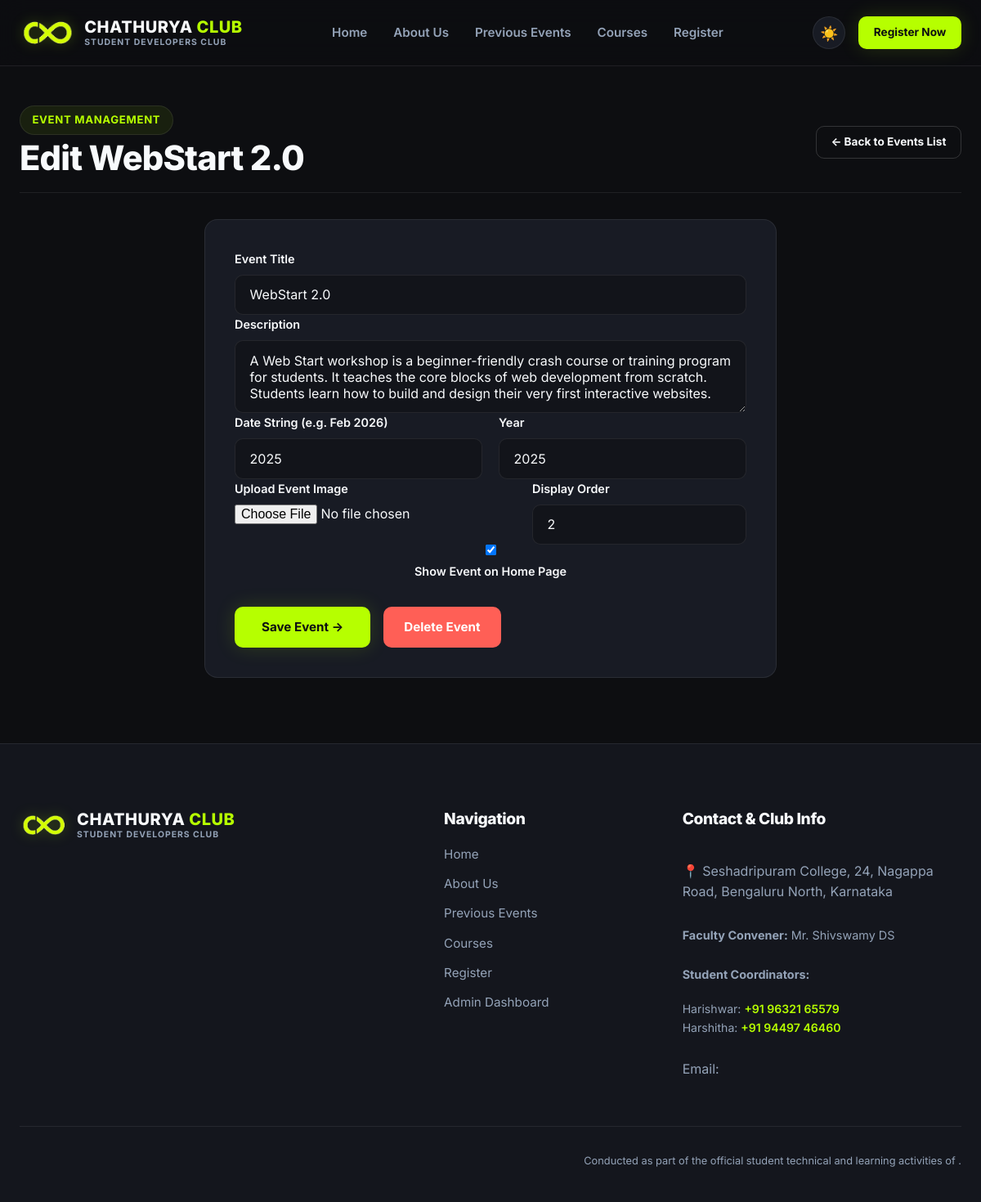
Screenshot of /custom-admin/events/4/ (signed in) with the database file from the repository.
### workshop/models.py (models this page shows, shortened)
class PreviousEvent(models.Model):
    title = models.CharField(max_length=200)
    description = models.TextField()
    image = models.ImageField(upload_to='events/', blank=True, null=True)
    image_path = models.CharField(max_length=255, blank=True, null=True, help_text="Fallback static image path e.g. images/cs50p.svg")
    date_str = models.CharField(max_length=100, default='2025 – 2026')
    year = models.CharField(max_length=20, default='2026')
    is_active = models.BooleanField(default=True)
    display_order = models.IntegerField(default=0)
    created_at = models.DateTimeField(auto_now_add=True)
    updated_at = models.DateTimeField(auto_now=True)
    class Meta:
        ordering = ['display_order', '-created_at']

### workshop/views.py (the view)
# urls.py: path('custom-admin/events/<int:event_id>/', views.admin_event_edit_view, name='admin_event_edit'),
@user_passes_test(is_staff_user, login_url='admin_login')
def admin_event_edit_view(request, event_id=None):
    if event_id:
        event = get_object_or_404(PreviousEvent, id=event_id)
    else:
        event = None
    if request.method == 'POST':
        if 'delete_event' in request.POST and event:
            event.delete()
            messages.success(request, 'Previous event deleted.')
            return redirect('admin_events_list')
        form = PreviousEventForm(request.POST, request.FILES, instance=event)
        if form.is_valid():
            form.save()
            messages.success(request, 'Event saved successfully.')
            return redirect('admin_events_list')
    else:
        form = PreviousEventForm(instance=event)
    return render(request, 'workshop/dashboard/event_edit.html', {'form': form, 'event': event})

### workshop/forms.py
class PreviousEventForm(forms.ModelForm):
    class Meta:
        model = PreviousEvent
        fields = '__all__'
        widgets = {
            'title': forms.TextInput(attrs={'class': 'form-control'}),
            'description': forms.Textarea(attrs={'class': 'form-control', 'rows': 3}),
            'date_str': forms.TextInput(attrs={'class': 'form-control'}),
            'year': forms.TextInput(attrs={'class': 'form-control'}),
            'display_order': forms.NumberInput(attrs={'class': 'form-control'}),
        }

### workshop/views.py (called while the page is built)
def is_staff_user(user):
    return user.is_authenticated and user.is_staff

### workshop/templates/workshop/dashboard/event_edit.html (shortened to what this page needs)
{% extends 'workshop/base.html' %}
{% load static %}
{% block content %}
<section class="detail-section" style="padding-top: 3rem; padding-bottom: 5rem;">
  <div class="container">
    <div style="display: flex; justify-content: space-between; align-items: center; flex-wrap: wrap; gap: 1rem; margin-bottom: 2rem; border-bottom: 1px solid var(--border-subtle); padding-bottom: 1rem;">
      <div>
        <div class="badge" style="margin-bottom: 0.25rem;">Event Management</div>
        <h2>{% if event %}Edit {{ event.title }}{% else %}Add New Previous Event{% endif %}</h2>
      </div>
      <div>
        <a href="{% url 'admin_events_list' %}" class="btn btn-secondary btn-sm">← Back to Events List</a>
      </div>
    </div>
    <div class="detail-card" style="max-width: 700px; margin: 0 auto;">
      <form method="POST" enctype="multipart/form-data">
        <div class="form-group">
          <label>Event Title</label>
          {{ form.title }}
        </div>
        <div class="form-group">
          <label>Description</label>
          {{ form.description }}
        </div>
        <div class="form-row">
          <div class="form-group">
            <label>Date String (e.g. Feb 2026)</label>
            {{ form.date_str }}
          </div>
          <div class="form-group">
            <label>Year</label>
            {{ form.year }}
          </div>
        </div>
        <div class="form-row">
          <div class="form-group">
            <label>Upload Event Image</label>
            {{ form.image }}
          </div>
          <div class="form-group">
            <label>Display Order</label>
            {{ form.display_order }}
          </div>
        </div>
        <div class="form-group" style="display: flex; align-items: center; gap: 0.5rem;">
          {{ form.is_active }}
          <label for="{{ form.is_active.id_for_label }}" style="margin: 0; cursor: pointer;">Show Event on Home Page</label>
        </div>
        <div style="display: flex; gap: 1rem; margin-top: 2rem;">
          <button type="submit" class="btn btn-primary" style="padding: 0.9rem 2rem;">Save Event →</button>
          {% if event %}
            <button type="submit" name="delete_event" class="btn" style="background: #ff5f56; color: #fff; padding: 0.9rem 1.5rem;" onclick="return confirm('Delete this event?');">Delete Event</button>
          {% endif %}
        </div>
      </form>
    </div>
  </div>
</section>
{% endblock %}

### static/css/style.css (style rules this page uses)
:root { --bg-primary: #0d0e11; --bg-secondary: #14161d; --bg-card: #181b24; --bg-card-hover: #1f2330; --bg-input: #12141a; --bg-navbar: rgba(13, 14, 17, 0.85); --accent: #b6ff00; --accent-hover: #a2e600; --accent-glow: rgba(182, 255, 0, 0.2); --accent-text: #0d0e11; --text-primary: #f8fafc; --text-secondary: #94a3b8; --text-muted: #64748b; --border-subtle: rgba(255, 255, 255, 0.08); --border-medium: rgba(255, 255, 255, 0.16); --border-focus: #b6ff00; --error: #ef4444; --error-bg: rgba(239, 68, 68, 0.1); --success: #b6ff00; --font-family: 'Inter', system-ui, -apple-system, BlinkMacSystemFont, 'Segoe UI', Roboto, Oxygen, Ubuntu, Cantarell, sans-serif; --radius-sm: 6px; --radius-md: 10px; --radius-lg: 16px; --radius-pill: 9999px; --shadow-sm: 0 4px 6px -1px rgba(0, 0, 0, 0.3); --shadow-md: 0 10px 15px -3px rgba(0, 0, 0, 0.4); --shadow-lg: 0 20px 25px -5px rgba(0, 0, 0, 0.5); --shadow-accent: 0 0 25px rgba(182, 255, 0, 0.15); --transition-fast: 0.15s ease; --transition-normal: 0.25s ease; --transition-slow: 0.4s cubic-bezier(0.16, 1, 0.3, 1); }
*, *::before, *::after { box-sizing: border-box; margin: 0; padding: 0; }
html { font-family: var(--font-family); font-size: 16px; scroll-behavior: smooth; background-color: var(--bg-primary); color: var(--text-primary); -webkit-font-smoothing: antialiased; -moz-osx-font-smoothing: grayscale; }
body { min-height: 100vh; display: flex; flex-direction: column; line-height: 1.6; overflow-x: hidden; background-color: var(--bg-primary); color: var(--text-primary); transition: background-color var(--transition-normal), color var(--transition-normal); }
a { color: inherit; text-decoration: none; transition: color var(--transition-fast); }
button, input, select, textarea { font-family: inherit; font-size: inherit; }
h1, h2, h3, h4, h5, h6 { font-weight: 800; line-height: 1.2; letter-spacing: -0.02em; color: var(--text-primary); }
h2 { font-size: clamp(1.8rem, 3.5vw, 2.6rem); }
.badge { display: inline-flex; align-items: center; gap: 0.5rem; padding: 0.4rem 0.9rem; border-radius: var(--radius-pill); font-size: 0.825rem; font-weight: 700; letter-spacing: 0.05em; text-transform: uppercase; background-color: rgba(182, 255, 0, 0.08); color: var(--accent); border: 1px solid var(--border-subtle); width: fit-content; }
.container { width: 100%; max-width: 1200px; margin: 0 auto; padding: 0 1.5rem; }
.btn { display: inline-flex; align-items: center; justify-content: center; gap: 0.6rem; padding: 0.85rem 1.8rem; border-radius: var(--radius-md); font-size: 0.95rem; font-weight: 700; cursor: pointer; border: 1px solid transparent; transition: all var(--transition-normal); text-decoration: none; white-space: nowrap; }
.btn-primary { background-color: var(--accent); color: var(--accent-text); box-shadow: var(--shadow-accent); }
.btn-secondary { background-color: transparent; color: var(--text-primary); border-color: var(--border-medium); }
.btn-sm { padding: 0.5rem 1.1rem; font-size: 0.85rem; }
.detail-card { background-color: var(--bg-card); border: 1px solid var(--border-subtle); border-radius: var(--radius-lg); padding: 2.25rem; }
.form-row { display: grid; grid-template-columns: repeat(2, 1fr); gap: 1.25rem; }
.form-group { display: flex; flex-direction: column; gap: 0.5rem; }
.form-group label { font-size: 0.9rem; font-weight: 600; color: var(--text-primary); }
.form-control { width: 100%; padding: 0.85rem 1.1rem; background-color: var(--bg-input); border: 1px solid var(--border-subtle); border-radius: var(--radius-md); color: var(--text-primary); outline: none; transition: all var(--transition-fast); }

### rows the page displays
PreviousEvent: title "WebStart 2.0", description "A Web Start workshop is a beginner-friendly crash course or training program for students. It teaches the core blocks of web development from scratch. Students learn how to build and design their very first interactive websites.", date_str "2025", year "2025", display_order "2", is_active "☑"
